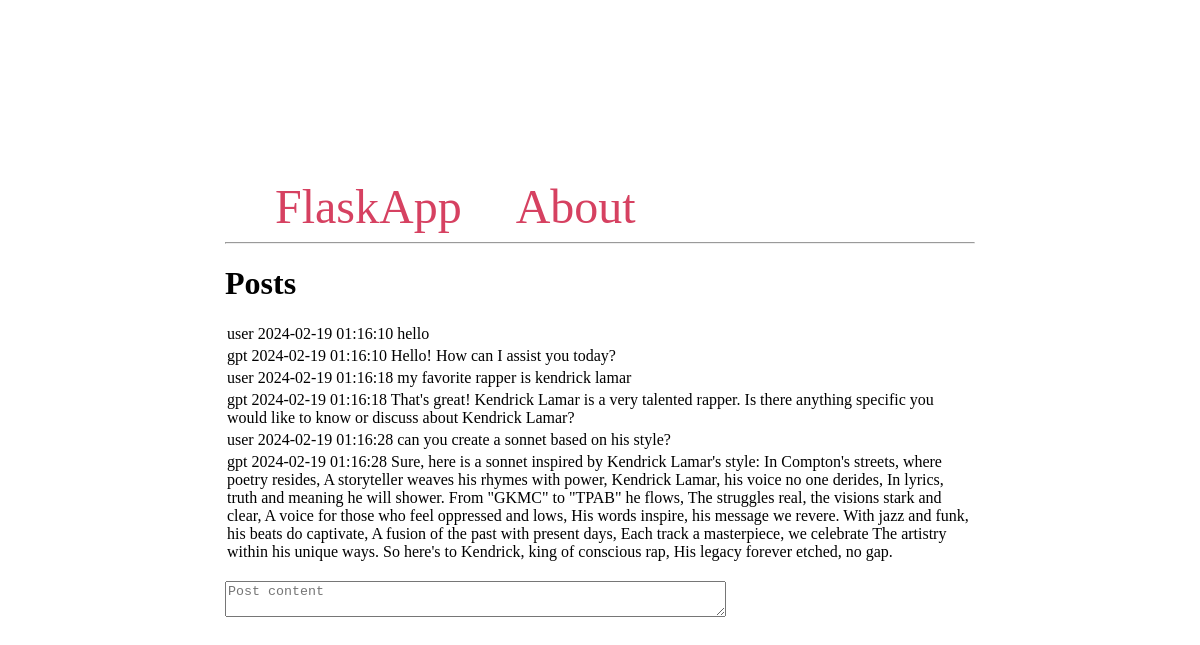
Before: / with the older database file.
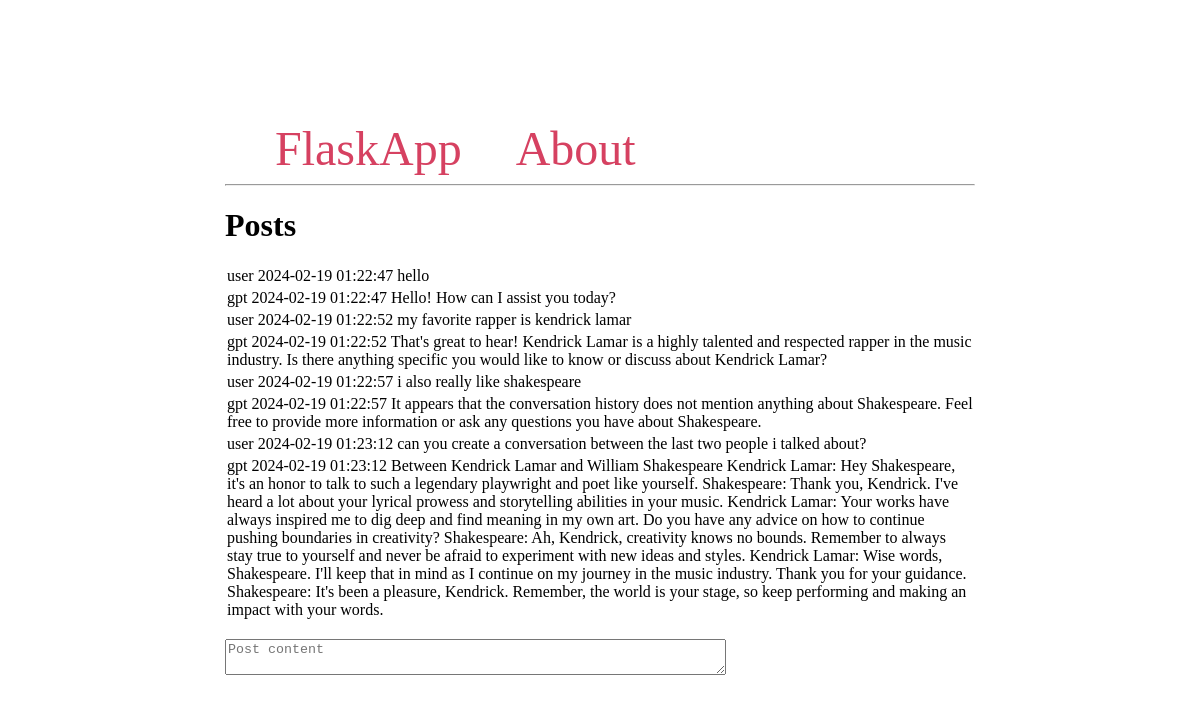
After: the same page with the newer database file.
### tables this page shows
CREATE TABLE posts (
    id INTEGER PRIMARY KEY AUTOINCREMENT,
    created TIMESTAMP NOT NULL DEFAULT CURRENT_TIMESTAMP,
    content TEXT NOT NULL,
    role TEXT NOT NULL
);

### app.py (the view, shortened to what this page needs)
@app.route('/', methods=('GET', 'POST'))
def index():
    ob = Obnoxious_Agent('client')
    conn = get_db_connection()
    if request.method == 'GET':
        posts = conn.execute('SELECT * FROM posts').fetchall()
        conn.close()
        return render_template('index.html', posts=posts)

### app.py (called while the page is built)
def get_db_connection():
    conn = sqlite3.connect('database.db')
    conn.row_factory = sqlite3.Row
    return conn

### templates/index.html (shortened to what this page needs)
{% extends 'base.html' %}
{% block content %}
    <h1>{% block title %} Posts {% endblock %}</h1>
    {% for post in posts %}
        <div class='post'>
            <span>{{ post['role'] }}</span>
            <span>{{ post['created'] }}</span>
            <span>{{ post['content'] }}</span>
        </div>
    {% endfor %}
    <br>
    <form id="form" method="post">
        <textarea
           id="query"
           name="content"
           placeholder="Post content"
           rows="2"
           cols="60"
           autofocus
        >{{ request.form['content'] }}</textarea>
        <br>
    </form>
{% endblock %}

### templates/base.html (shortened to what this page needs)
<!DOCTYPE html>
<html lang="en">
    <head>
</head>
<body>
    <nav>
        <a href="{{ url_for('index') }}">FlaskApp</a>
        <a href="#">About</a>
    </nav>
    <hr>
    <div class="content">
        {% block content %} {% endblock %}
    </div>
</body>
</html>

### templates/base.html (style rules this page uses)
html, body { height: 100%; }
html { display: table; margin: auto; }
body { display: table-cell; vertical-align: middle; width: 750px; }
.post { padding: 2px; }
nav a { color: #d64161; font-size: 3em; margin-left: 50px; text-decoration: none; }

Changed rows visible on the page:
changed posts "hello": created "2024-02-19 01:16:10" → "2024-02-19 01:22:47"
changed posts "Hello! How can I assist you today?": created "2024-02-19 01:16:10" → "2024-02-19 01:22:47"
changed posts "my favorite rapper is kendrick lamar": created "2024-02-19 01:16:18" → "2024-02-19 01:22:52"
changed posts: created "2024-02-19 01:16:18" → "2024-02-19 01:22:52"; content "That's great! Kendrick Lamar is a very talented rapper. Is there anything specific you would like to know or discuss about Kendrick Lamar?" → "That's great to hear! Kendrick Lamar is a highly talented and respected rapper in the music industry. Is there anything specific…"
changed posts: created "2024-02-19 01:16:28" → "2024-02-19 01:22:57"; content "can you create a sonnet based on his style?" → "i also really like shakespeare"
changed posts: created "2024-02-19 01:16:28" → "2024-02-19 01:22:57"; content "Sure, here is a sonnet inspired by Kendrick Lamar's style: In Compton's streets, where poetry resides, A storyteller weaves his rhymes with power, Kendrick Lamar, his voice no one derides, In lyrics, truth and meaning he will shower. From \"GKMC\" to \"TPAB\" he flows, The struggles real, the visions stark and clear, A voice for those who feel oppressed and lows, His words inspire, his message we revere. With jazz and funk, his beats do captivate, A fusion of the past with present days, Each track a masterpiece, we celebrate The artistry within his unique ways. So here's to Kendrick, king of conscious rap, His legacy forever etched, no gap." → "It appears that the conversation history does not mention anything about Shakespeare. Feel free to provide more information or ask any questions you have about Shakespeare."
added posts: role "user", created "2024-02-19 01:23:12", content "can you create a conversation between the last two people i talked about?"
added posts: role "gpt", created "2024-02-19 01:23:12", content "Between Kendrick Lamar and William Shakespeare Kendrick Lamar: Hey Shakespeare, it's an honor to talk to such a legendary playwright and poet like yourself. Shakespeare: Thank you, Kendrick. I've heard a lot about your lyrical prowess and storytelling abilities in your music. Kendrick Lamar: Your works have always inspired me to dig deep and find meaning in my own art. Do you have any advice on how to continue pushing boundaries in creativity? Shakespeare: Ah, Kendrick, creativity knows no bounds. Remember to always stay true to yourself and never be afraid to experiment with new ideas and styles. Kendrick Lamar: Wise words, Shakespeare. I'll keep that in mind as I continue on my journey in…"
